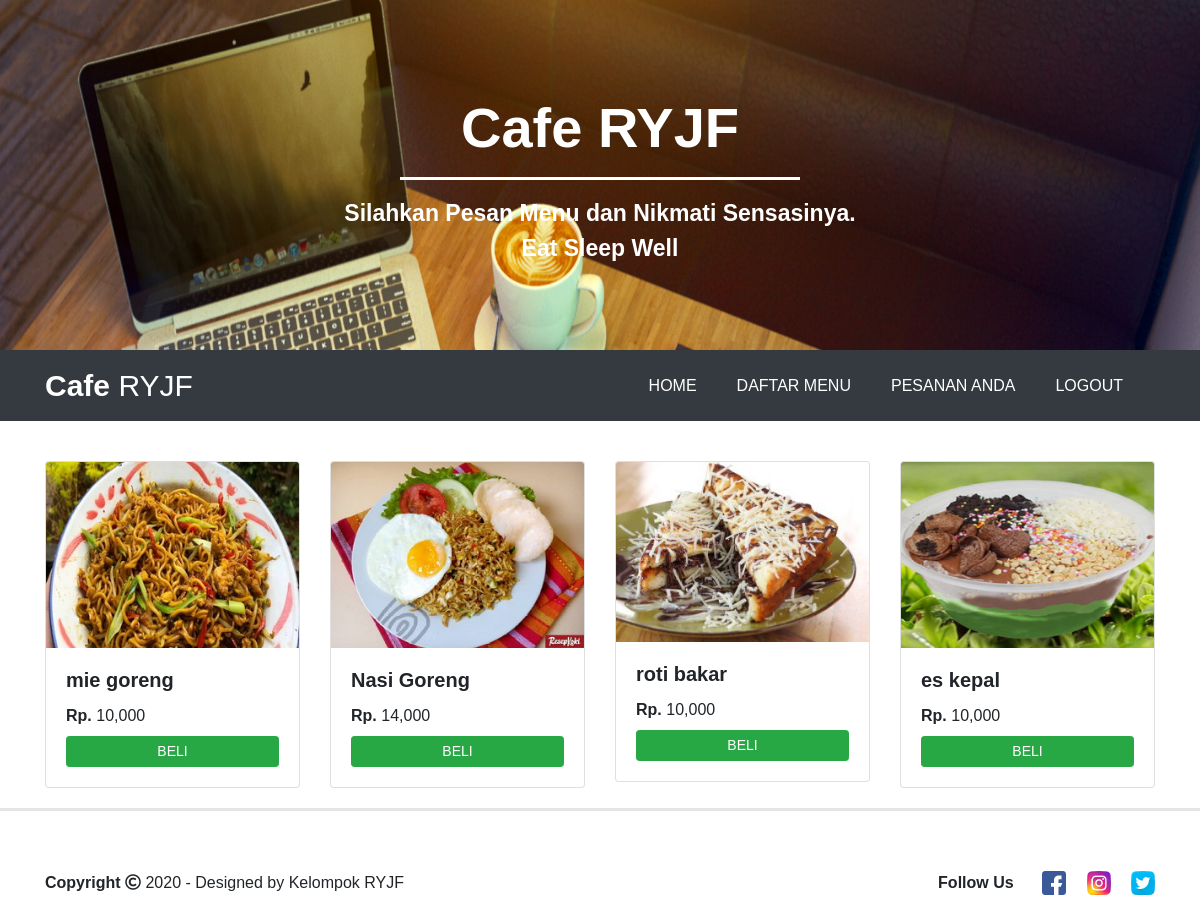
/menu_pembeli.php (signed in), run on the app's committed database.
### tables this page shows
CREATE TABLE `produk` (
  `id_menu` int(50) NOT NULL,
  `nama_menu` varchar(50) NOT NULL,
  `jenis_menu` varchar(50) NOT NULL,
  `keterangan` varchar(50) NOT NULL,
  `stok` int(50) NOT NULL,
  `harga` int(50) NOT NULL,
  `gambar` varchar(100) NOT NULL
);

### menu_pembeli.php (the view, shortened to what this page needs)
<?php
if (!isset($_SESSION['login_user'])) {
  header("location: login.php");
} else {
?>
  <!doctype html>
  <html lang="en">
  <head>
    <link rel="stylesheet" href="https://stackpath.bootstrapcdn.com/bootstrap/4.5.0/css/bootstrap.min.css">
    <link rel="stylesheet" type="text/css" href="css/bootstrap.min.css">
    <link rel="stylesheet" type="text/css" href="utama.css">
    <link rel="stylesheet" type="text/css" href="fontawesome/css/all.min.css">
  </head>
  <body>
    <?php
    include('header/headerUser.php');
    ?>
    <div class="container">
      <div class="row mt-3">
        <?php
        include('koneksi.php');
        $query = mysqli_query($koneksi, 'SELECT * FROM produk');
        $result = mysqli_fetch_all($query, MYSQLI_ASSOC);
        ?>
        <?php foreach ($result as $result) : ?>
          <div class="col-md-3 mt-4">
            <div class="card brder-dark">
              <img src="upload/<?php echo $result['gambar'] ?>" class="card-img-top" alt="...">
              <div class="card-body">
                <h5 class="card-title font-weight-bold"><?php echo $result['nama_menu'] ?></h5>
                <label class="card-text harga"><strong>Rp.</strong> <?php echo number_format($result['harga']); ?></label><br>
                <a href="beli.php?id_menu=<?php echo $result['id_menu']; ?>" class="btn btn-success btn-sm btn-block ">BELI</a>
              </div>
            </div>
          </div>
        <?php endforeach; ?>
      </div>
    </div>
    <?php
    include('header/footer.php');
    ?>
  </body>
  </html>
<?php } ?>

### header/headerUser.php (shortened to what this page needs)
<div class="jumbotron jumbotron-fluid text-center">
    <div class="container">
        <h1 class="display-4"><span class="font-weight-bold">Cafe RYJF</span></h1>
        <hr>
        <p class="lead font-weight-bold">Silahkan Pesan Menu dan Nikmati Sensasinya. <br>
            Eat Sleep Well</p>
    </div>
</div>
<nav class="navbar navbar-expand-lg  bg-dark">
    <div class="container">
        <a class="navbar-brand text-white" href="user.php"><strong>Cafe</strong> RYJF</a>
        <div class="collapse navbar-collapse" id="navbarNav">
            <ul class="navbar-nav ml-auto">
                <li class="nav-item">
                    <a class="nav-link mr-4" href="user.php">HOME</a>
                </li>
                <li class="nav-item">
                    <a class="nav-link mr-4" href="menu_pembeli.php">DAFTAR MENU</a>
                </li>
                <li class="nav-item">
                    <a class="nav-link mr-4" href="pesanan_pembeli.php">PESANAN ANDA</a>
                </li>
                <li class="nav-item">
                    <a class="nav-link mr-4" href="logout.php">LOGOUT</a>
                </li>
            </ul>
        </div>
    </div>
</nav>

### header/footer.php
<hr class="footer">
<div class="container">
    <div class="row footer-body">
        <div class="col-md-6">
            <div class="copyright">
                <strong>Copyright</strong> <i class="far fa-copyright"></i> 2020 - Designed by Kelompok RYJF</p>
            </div>
        </div>
        <div class="col-md-6 d-flex justify-content-end">
            <div class="icon-contact">
                <label class="font-weight-bold">Follow Us </label>
                <a href="https://m.facebook.com/Cafe-RYJF-115145987058067/" target="_blank"><img src="images/icon/fb.png" class="mr-3 ml-4" data-toggle="tooltip" title="Facebook"></a>
                <a href="https://www.instagram.com/cafe_ryjf/" target="_blank"><img src="images/icon/ig.png" class="mr-3" data-toggle="tooltip" title="Instagram"></a>
                <a href="https://twitter.com/CafeRyjf" target="_blank"><img src="images/icon/twitter.png" class="" data-toggle="tooltip" title="Twitter"></a>
            </div>
        </div>
    </div>
</div>

### utama.css (style rules this page uses)
html { scroll-behavior: smooth; }
body { font-family: sans-serif; font-size: 16px; }
.jumbotron { background : url(img/cafee.jpg) fixed; background-repeat: no-repeat; background-size: 100% 100%; height: 350px; width: 100%; color: white; }
.jumbotron .display-4 { margin-top: 30px; }
.jumbotron p { font-size: 23px; }
.jumbotron hr { border-color: white; width: 400px; border-width: 3px; }
.navbar { margin-top: -32px; }
.navbar .navbar-nav .nav-link { color: white; }
.navbar .navbar-brand { font-size: 30px; }
.footer { margin-top: 20px; border-width: 3px; }
.footer-body { margin-top: 60px; margin-bottom: 50px; }

### data on the page
produk: gambar (picture), nama_menu "mie goreng", harga "10,000"
produk: gambar (picture), nama_menu "Nasi Goreng", harga "14,000"
produk: gambar (picture), nama_menu "roti bakar", harga "10,000"
produk: gambar (picture), nama_menu "es kepal", harga "10,000"
